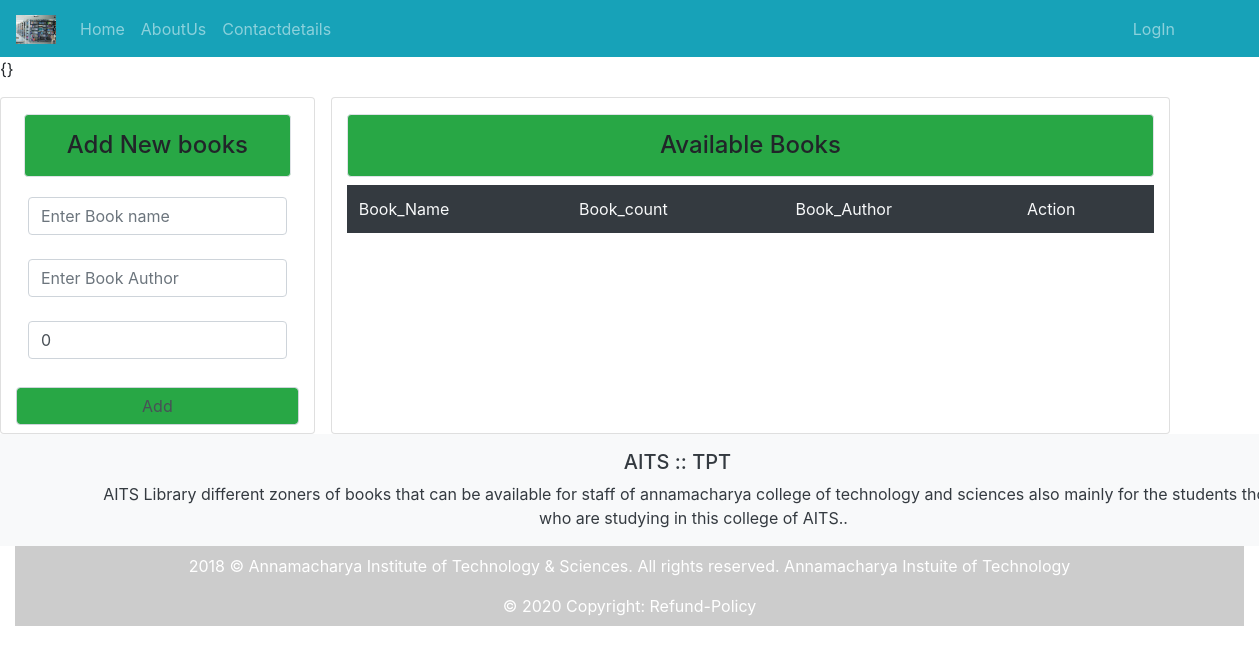
The app's page /ba/, older data.
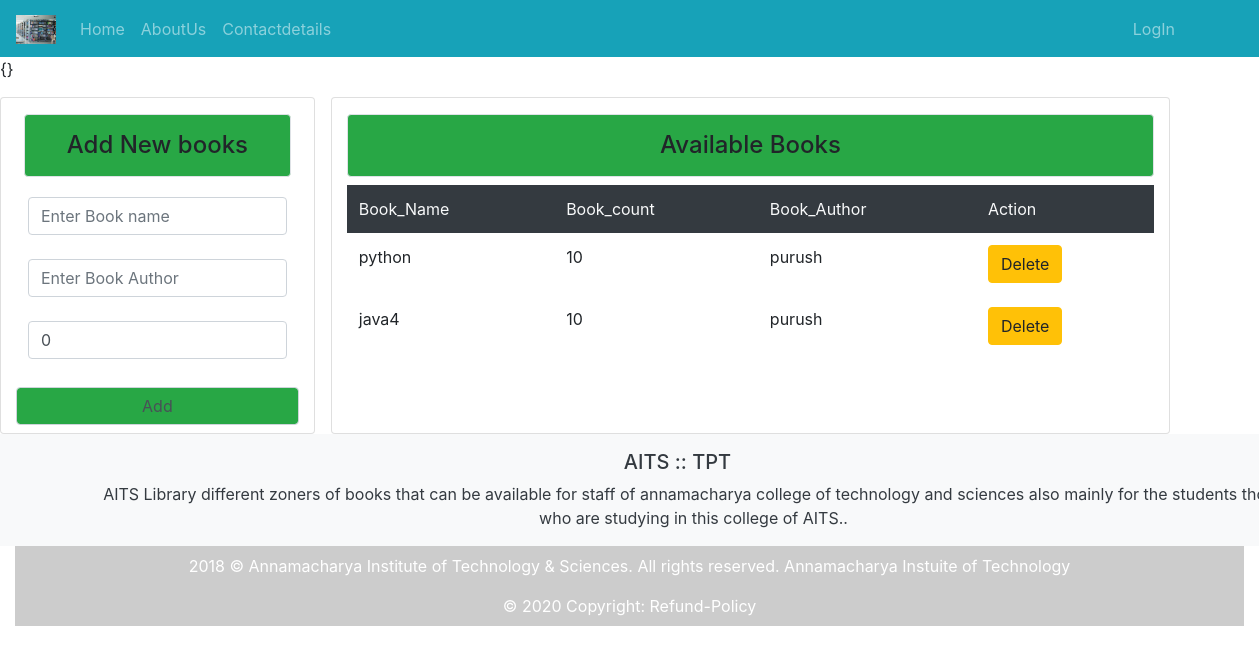
The same page, newer data.
### NoteApp/models.py (models this page shows)
class Books_Avail(models.Model):
	Book_name=models.CharField(max_length=120, unique=True)
	Book_author=models.CharField(max_length=120,default="")
	Book_count=models.IntegerField(default=0)
	Book_Updatedcount=models.IntegerField(default=0)

### NoteApp/views.py (the view, shortened to what this page needs)
# urls.py: path('ba/',views.Books_AvailF,name='books_avail'),
def Books_AvailF(rq):
	e=Books_AvailForm_admin()
	e2=Books_Avail.objects.all()
	return render(rq,"html/Books_Avail.html",{'t':e2,'t1':e})

### NoteApp/forms.py
class Books_AvailForm_admin(forms.ModelForm):
	class Meta:
		model=Books_Avail
		fields=['Book_name','Book_author','Book_count']
		widgets={"Book_name":forms.TextInput(attrs={"class":"form-control "
			,"placeholder":"Enter Book name","name":"Book_name","required":True}),
		"Book_author":forms.TextInput(attrs={"class":"form-control "
			,"placeholder":"Enter Book Author","name":"Book_author","required":True}),
		"Book_count":forms.NumberInput(attrs={"class":"form-control "
			,"placeholder":"No. of Books","name":"Book_count","required":True})}

### NoteApp/templates/html/Books_Avail.html (shortened to what this page needs)
{% extends 'html/base.html' %}
{% block content %}
<div class="container-fluid">
	<div class="row">
		<div class="card col-md-3 mt-3">
			<h4 class="p-3 mx-2 bg-success text-center mt-3 border rounded">Add New books</h4>
			<form method="POST">
				<table class="table table-borderless">
					{% for i in t1 %}
					<tr>
						<td>{{i}}</td>
					</tr>
					{% endfor %}
				</table>
				<input type="submit" value="Add" class="text-center bg-success form-control my-2" name="">
			</form>
		</div>
<div class=" mx-3 card col-md-8 mt-3"><h4 class="p-3 bg-success text-center mt-3 border rounded">Available Books</h4>
			<table class="table table-borderless table-hover">
				<tr class="bg-dark text-light">
					<td>Book_Name</td>
					<td>Book_count</td>
					<td>Book_Author</td>
					<td>Action</td>
				</tr>
					{% for i in t %}
				<tr>
				<td>{{i.Book_name}}</td>
				<td>{{i.Book_count}}</td>
				<td>{{i.Book_author}}</td>
				<td><a class="confirm-delete btn btn-warning" href="{% url 'Bookdelete' i.id %}">Delete</a></td></td>
				</tr>
				{% endfor %}
			</table>
		</div>
{% endblock %}

Row changes from the older to the newer data that the page shows:
added Books_Avail: Book_name "python", Book_count "10", Book_author "purush"
added Books_Avail: Book_name "java4", Book_count "10", Book_author "purush"
